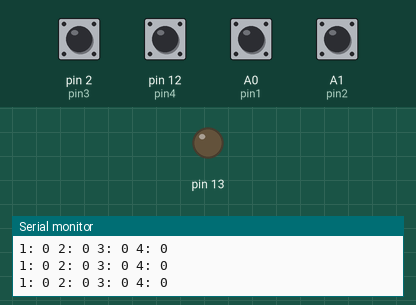
Bench run of a sketch on a simulated Arduino Uno, built with avr-gcc and run on an emulated ATmega328P. On the bench: output pins drawn as LEDs (lit = HIGH), the last lines printed to the serial monitor. The inputs (shaded band) are chosen by the test bench; at power-on: A0 (pin1), A1 (pin2), pin 2 (pin3), pin 12 (pin4) HIGH.

Above: at 1.2 s.
1.3 s: pin 2 (pin3) pulled LOW for 0.15 s
At 1.4 s:
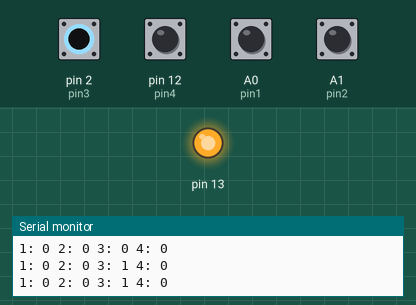
Timing chart, 0 to 4.3 s (numbered marks = the images above; inputs shaded):
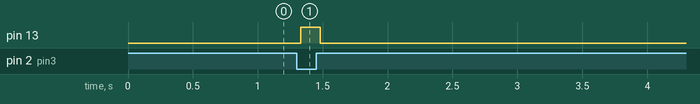

Measured:
- after the input at 1.3 s, pin 13: LOW → HIGH at once, → LOW 0.15 s later

The sketch:

btn_test_analog.ino
```cpp
int pin1 = A0;
int pin2 = A1;
int pin3 = 2;
int pin4 = 12;

bool bt1;
bool bt2;
bool bt3;
bool bt4;

void setup() {
  pinMode(pin1, INPUT_PULLUP);
  pinMode(pin2, INPUT_PULLUP);
  pinMode(pin3, INPUT_PULLUP);
  pinMode(pin4, INPUT_PULLUP);
  Serial.begin(9600);
  pinMode(13, OUTPUT);
}

void loop() {
  bt1 = !digitalRead(pin1);
  bt2 = !digitalRead(pin2);
  bt3 = !digitalRead(pin3);
  bt4 = !digitalRead(pin4);

  Serial.print("1: ");
  Serial.print(bt1);
  Serial.print(" 2: ");
  Serial.print(bt2);
  Serial.print(" 3: ");
  Serial.print(bt3);
  Serial.print(" 4: ");
  Serial.println(bt4);
  if (bt1 or bt2 or bt3 or bt4 == HIGH) {
    digitalWrite(13, HIGH);
  }
  else {
    digitalWrite(13, LOW);
  }
}
```
